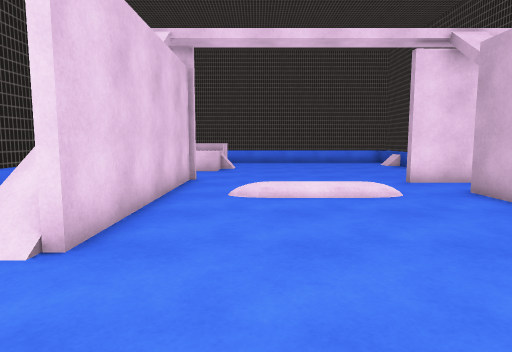
View 1 (above)

17 first-person views from a walk through a 3-D level made in the Unity game engine. The camera is 1.3 m above the floor, tilts 6° down and sees 75° across. The floor is counted in squares, 1 m on a side. Each view is taken from the middle of a square. On the plan, view 1 faces up. The plan holds only what a view shows up to about 14 squares ahead; the rest is blank. The player is left out. Surface patterns are stand-ins for the level's own textures.

View 2
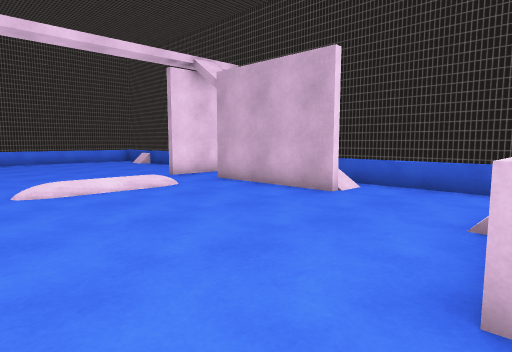

View 3
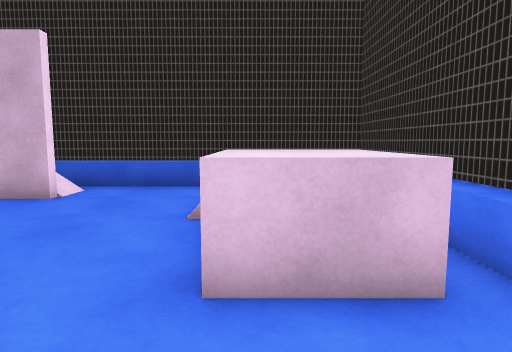

View 4
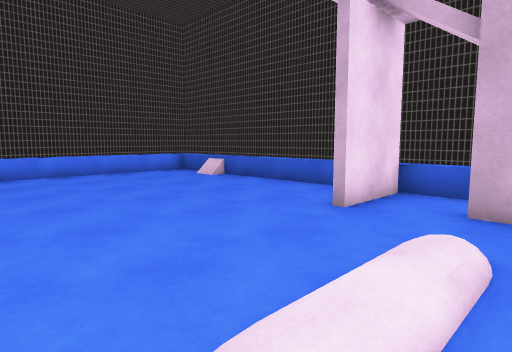

View 5
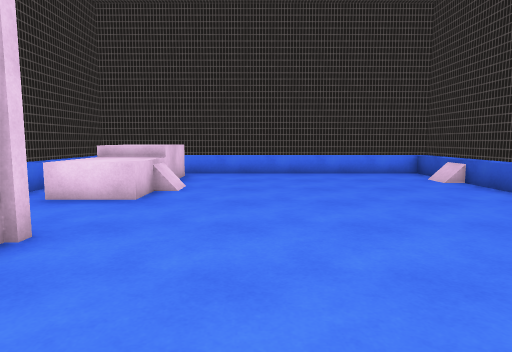

View 6
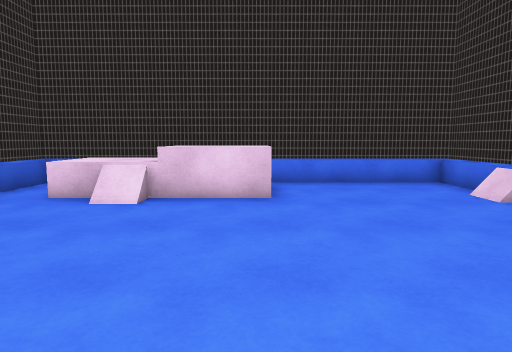

View 7
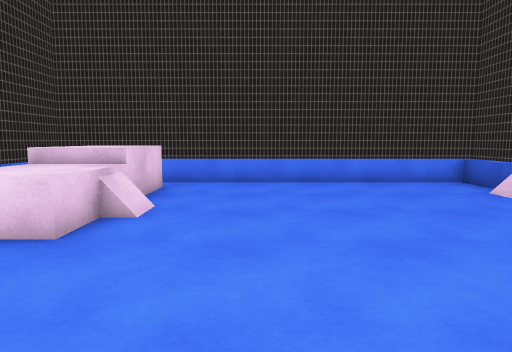

View 8
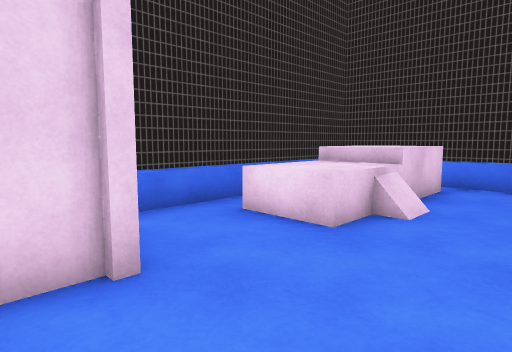

View 9
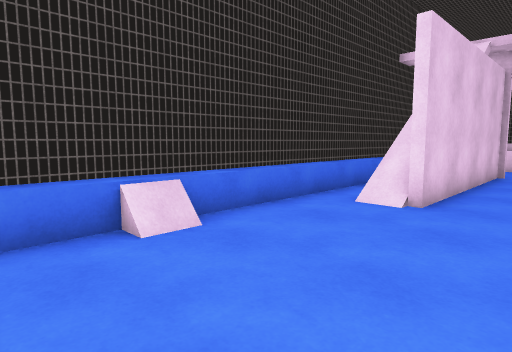

View 10
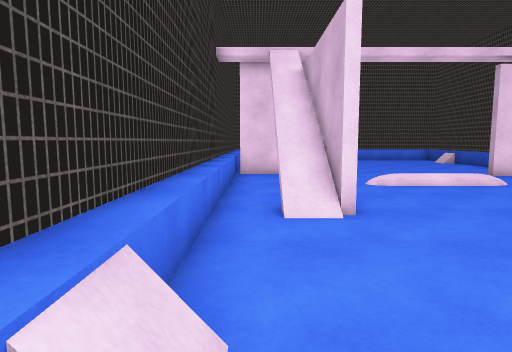

View 11
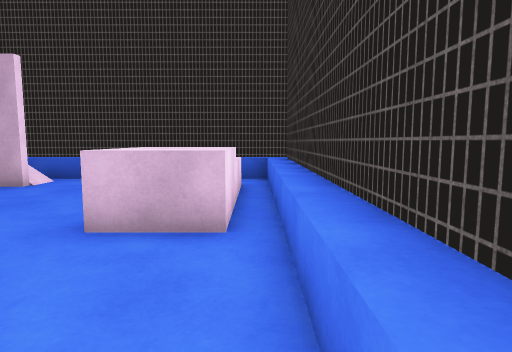

View 12
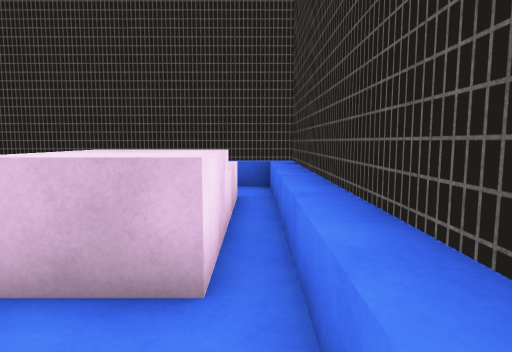

View 13
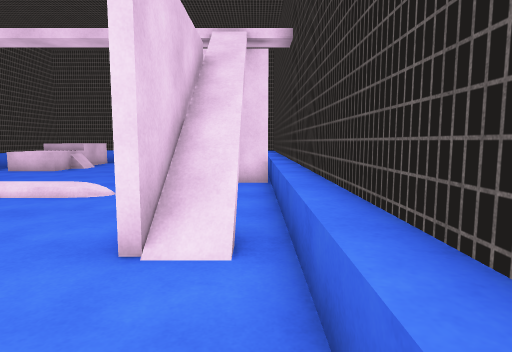

View 14
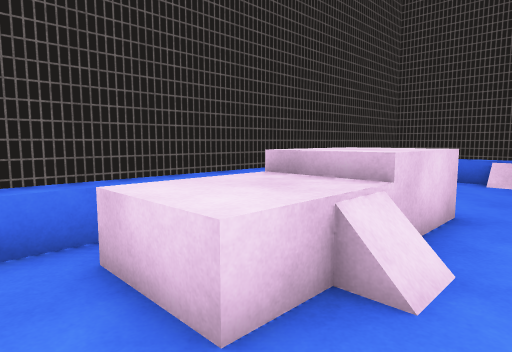

View 15
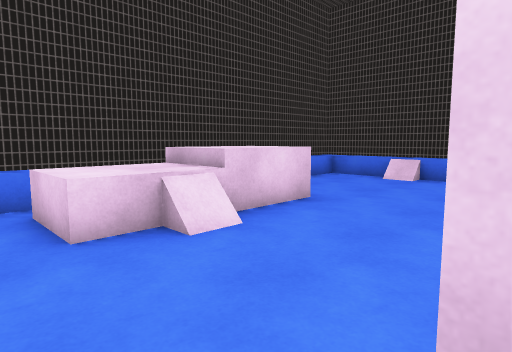

View 16
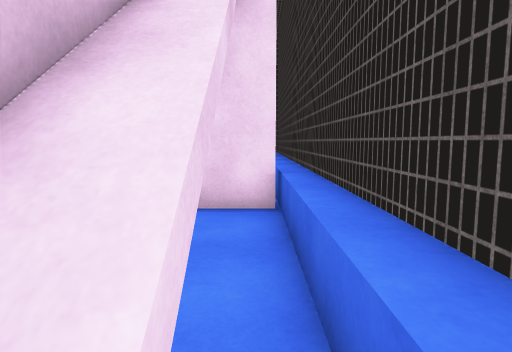

View 17
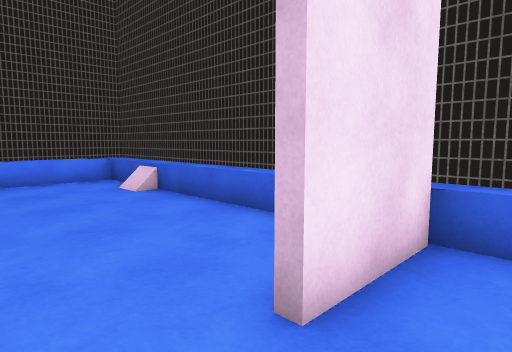

### Floor plan
Key: @ floor where view 1 was taken; # wall or solid block; . main floor; : floor 0.25 m higher than the main floor; / step, stairs or slope; C cube; B block.
Columns run from 6 left of view 1 to 8 right of it. Each row starts with its distance up from view 1.
 21  ##############
 20  #  ..........#
 19  # BB.........#
 18  # BB......../#
 17  # BB.........#
 16  # BC.........#
 15  #.BB.........#
 14  #............#
 13  #............#
 12  #............#
 11  ####......####
 10  #..#.........#
  9  #..#.........#
  8  #..#./::/.#..#
  7  #..#......#..#
  6  #./#......#/.#
  5  #./#......#/.#
  4  #./#......#/.#
  3  #............#
  2 ##............#
  1 ##............#
  0 ##....@...C...#
 -1 #C.....BBBCBB.#
 -2 ##.....BBBBBB.#
 -3 ##............#
 -4 ###############

Positions as (right, up) in squares from view 1, and headings:
1: (0, 0), facing up
2: (-2, -1), facing up-right
3: (-2, -1), facing right
4: (-1, 7), facing up-right
5: (1, 7), facing up
6: (1, 7), facing down
7: (1, 10), facing up
8: (1, 10), facing up-left
9: (0, -3), facing up-left
10: (-4, -2), facing up
11: (-4, -3), facing right
12: (-2, -3), facing right
13: (7, 0), facing up
14: (7, 1), facing down-left
15: (7, 4), facing down-left
16: (7, 4), facing up
17: (3, 9), facing up-right
